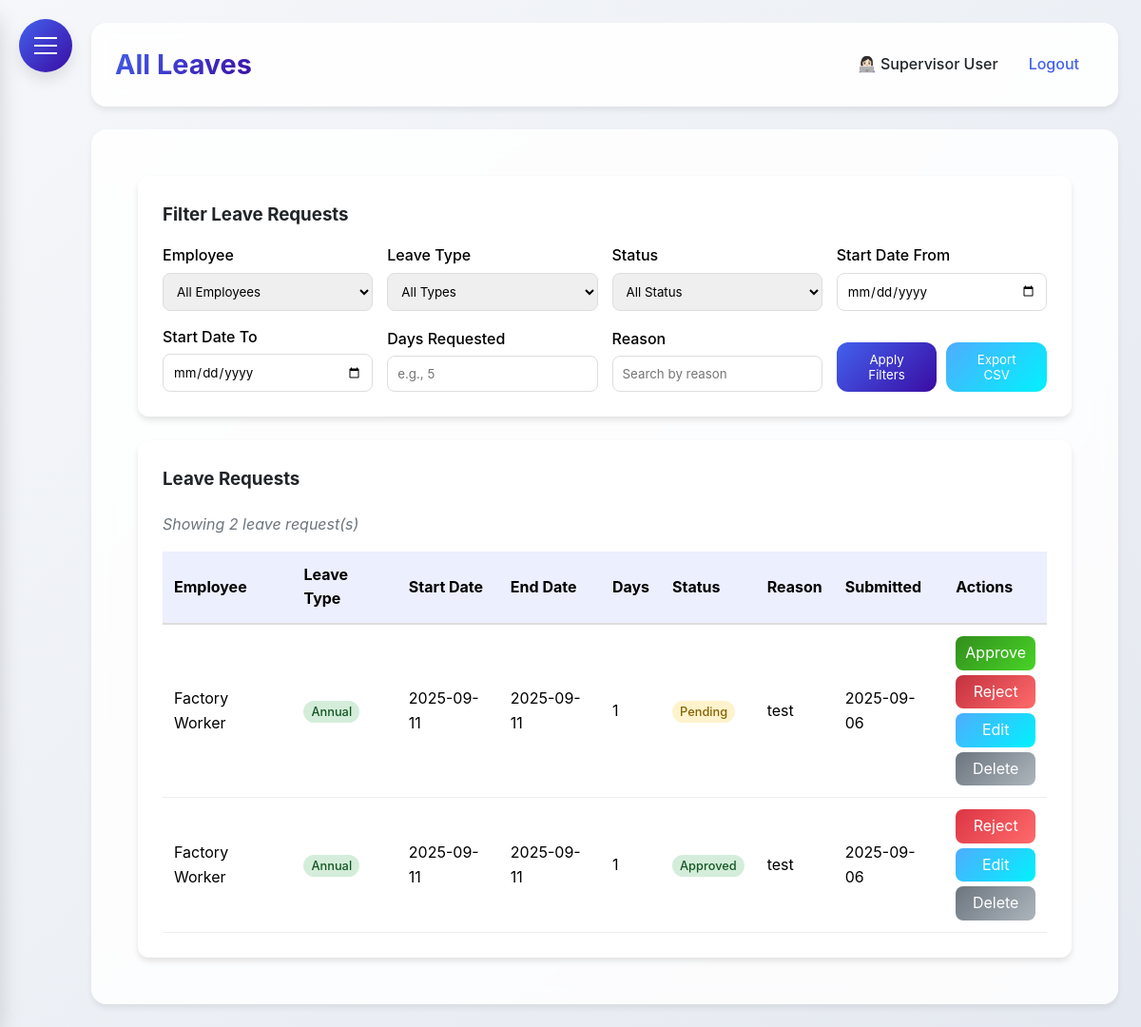
Page /all_leaves (signed in) on the earlier database version.
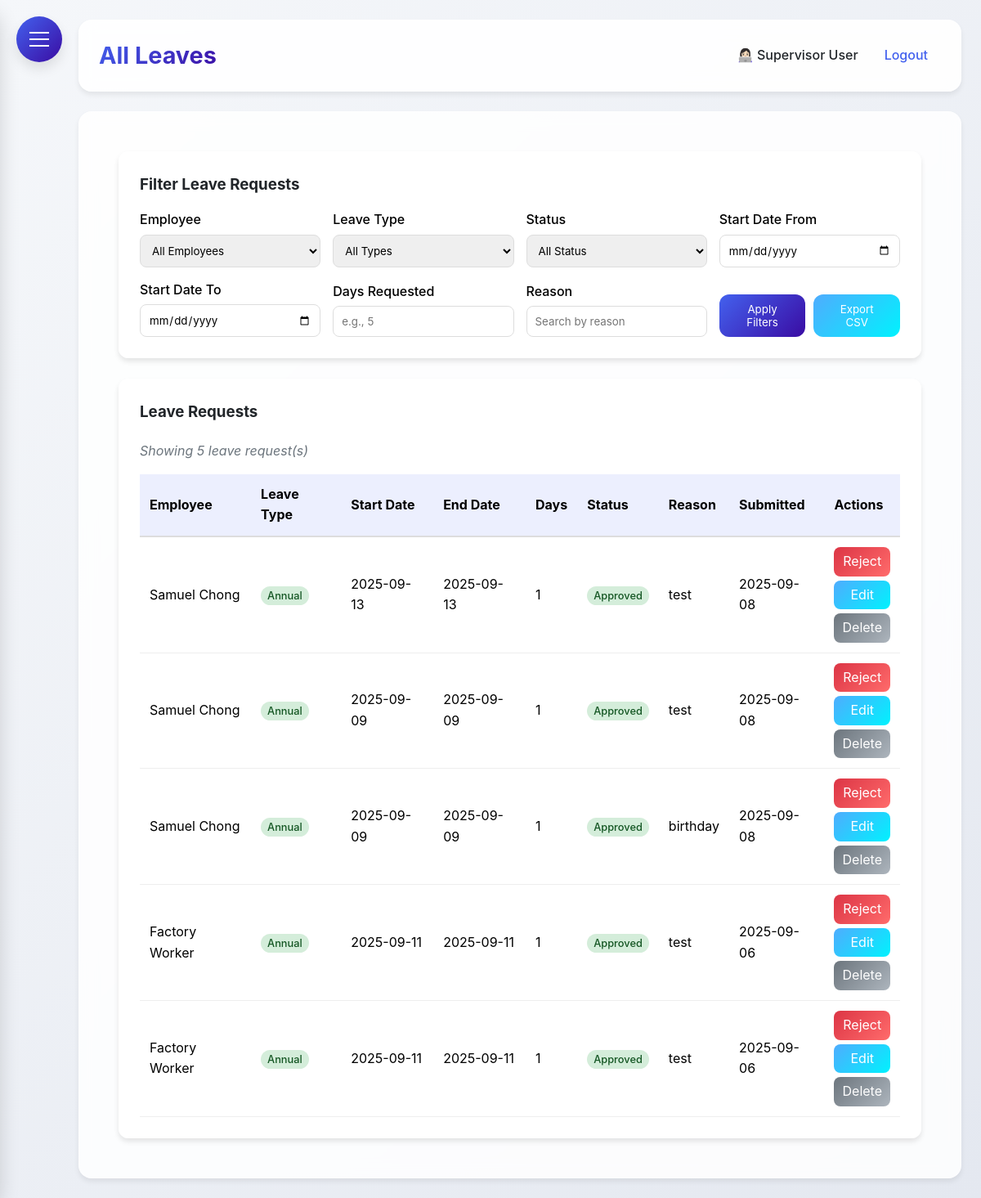
Same page on the later database version.
### HerculesSystem.py (models this page shows, shortened)
class LeaveRequest(db.Model):
    id = db.Column(db.Integer, primary_key=True)
    employee_id = db.Column(db.Integer, db.ForeignKey('employee.id'), nullable=False)
    start_date = db.Column(db.Date, nullable=False)
    end_date = db.Column(db.Date, nullable=False)
    leave_type = db.Column(db.String(50), nullable=False)
    compassionate_type = db.Column(db.String(50))
    reason = db.Column(db.Text)
    attachment_filename = db.Column(db.String(255))
    status = db.Column(db.String(20), default='pending')
    days_requested = db.Column(db.Integer, nullable=False)
    created_at = db.Column(db.DateTime, default=datetime.utcnow)
    approved_at = db.Column(db.DateTime)
    employee = db.relationship('Employee', backref=db.backref('leave_requests', lazy=True))

class Employee(UserMixin, db.Model):
    id = db.Column(db.Integer, primary_key=True)
    username = db.Column(db.String(80), unique=True, nullable=False)
    password = db.Column(db.String(120), nullable=False)
    full_name = db.Column(db.String(120), nullable=False)
    email = db.Column(db.String(120), unique=True, nullable=False)
    nationality = db.Column(db.String(80), nullable=False)  # Added nationality
    employee_id = db.Column(db.String(80), unique=True, nullable=False)  # Added employee ID
    hire_date = db.Column(db.Date)
    is_admin = db.Column(db.Boolean, default=False)
    user_type = db.Column(db.String(20), default='employee')  # admin, supervisor, office, factory
    last_clock_in = db.Column(db.DateTime)
    last_clock_out = db.Column(db.DateTime)
    last_lunch_start = db.Column(db.DateTime)
    last_lunch_end = db.Column(db.DateTime)
    leave_balances = db.relationship('LeaveBalance', backref='employee_balance', lazy=True)

### HerculesSystem.py (the view)
@app.route('/all_leaves')
@login_required
def all_leaves():
    if current_user.user_type not in ['admin', 'supervisor']:
        flash('You do not have permission to view all leaves.', 'danger')
        return redirect(url_for('leaves'))
    print("DEBUG: Entering all_leaves route")  # debugging
    employee_id = request.args.get('employee_id', '')
    leave_type = request.args.get('leave_type', '')
    status = request.args.get('status', '')
    start_date_filter = request.args.get('start_date_filter', '')
    end_date_filter = request.args.get('end_date_filter', '')
    days_requested = request.args.get('days_requested', '')
    reason = request.args.get('reason', '')
    query = LeaveRequest.query.join(Employee, LeaveRequest.employee_id == Employee.id)
    if employee_id:
        query = query.filter(LeaveRequest.employee_id == employee_id)
    if leave_type:
        query = query.filter(LeaveRequest.leave_type == leave_type)
    if status:
        query = query.filter(LeaveRequest.status == status)
    if start_date_filter:
        try:
            start_date = datetime.strptime(start_date_filter, '%Y-%m-%d').date()
            query = query.filter(LeaveRequest.start_date >= start_date)
        except ValueError:
            pass
    if end_date_filter:
        try:
            end_date = datetime.strptime(end_date_filter, '%Y-%m-%d').date()
            query = query.filter(LeaveRequest.start_date <= end_date)
        except ValueError:
            pass
    if days_requested:
        try:
            query = query.filter(LeaveRequest.days_requested == int(days_requested))
        except ValueError:
            pass
    if reason:
        query = query.filter(LeaveRequest.reason.ilike(f'%%{reason}%%'))
    all_requests = query.order_by(LeaveRequest.created_at.desc()).all()
    employees = Employee.query.all()
    return render_template('all_leaves.html', all_requests=all_requests, employees=employees)

### HerculesSystem.py (called while the page is built)
@app.after_request
def add_security_headers(response):
    response.headers['Permissions-Policy'] = 'geolocation=()'
    return response

@login_manager.user_loader
def load_user(user_id):
    return db.session.get(Employee, int(user_id))

@app.context_processor
def inject_now():
    return {'now': datetime.utcnow()}

@app.before_request
def before_request():
    if request.url.startswith('https://'):
        new_url = request.url.replace('https://', 'http://', 1)
        return redirect(new_url, code=301)

### templates/all_leaves.html (shortened to what the changed rows need)
{% extends "base.html" %}
{% block content %}
<div class="dashboard-container">
    <div class="glass" style="padding: 25px; border-radius: 12px;">
        <h3 style="margin-bottom: 20px;">Leave Requests</h3>
        {% if all_requests %}
        <p style="margin-bottom: 15px; font-style: italic; color: #6c757d;">
            Showing {{ all_requests|length }} leave request(s)
        </p>
        <div style="overflow-x: auto;">
            <table style="width: 100%; border-collapse: collapse;">
                <thead>
                    <tr style="background: rgba(67, 97, 238, 0.1);">
                        <th style="padding: 12px; text-align: left; border-bottom: 2px solid #ddd; color: #000000;">Employee</th>
                        <th style="padding: 12px; text-align: left; border-bottom: 2px solid #ddd; color: #000000;">Leave Type</th>
                        <th style="padding: 12px; text-align: left; border-bottom: 2px solid #ddd; color: #000000;">Start Date</th>
                        <th style="padding: 12px; text-align: left; border-bottom: 2px solid #ddd; color: #000000;">End Date</th>
                        <th style="padding: 12px; text-align: left; border-bottom: 2px solid #ddd; color: #000000;">Days</th>
                        <th style="padding: 12px; text-align: left; border-bottom: 2px solid #ddd; color: #000000;">Status</th>
                        <th style="padding: 12px; text-align: left; border-bottom: 2px solid #ddd; color: #000000;">Reason</th>
                        <th style="padding: 12px; text-align: left; border-bottom: 2px solid #ddd; color: #000000;">Submitted</th>
                        <th style="padding: 12px; text-align: left; border-bottom: 2px solid #ddd; color: #000000;">Actions</th>
                    </tr>
                </thead>
                <tbody>
                    {% for request in all_requests %}
                    <tr style="transition: background 0.3s;">
                        <td style="padding: 12px; border-bottom: 1px solid #eee; color: #000000;">{{ request.employee.full_name }}</td>
                        <td style="padding: 12px; border-bottom: 1px solid #eee;">
                            <span style="
                                padding: 4px 8px;
                                border-radius: 12px;
                                font-size: 0.8rem;
                                font-weight: 500;
                                {% if request.leave_type == 'annual' %}background: #d4edda; color: #155724;
                                {% elif request.leave_type == 'medical' %}background: #cce5ff; color: #004085;
                                {% elif request.leave_type == 'maternity' %}background: #fff3cd; color: #856404;
                                {% elif request.leave_type == 'compassionate' %}background: #f8d7da; color: #721c24;
                                {% elif request.leave_type == 'marriage' %}background: #e2e3e5; color: #383d41;
                                {% elif request.leave_type == 'hospitalised' %}background: #d1ecf1; color: #0c5460;
                                {% elif request.leave_type == 'socso_mc' %}background: #d6d8d9; color: #383d41;
                                {% endif %}
                            ">
                                {{ request.leave_type|title }}
                            </span>
                        </td>
                        <td style="padding: 12px; border-bottom: 1px solid #eee; color: #000000;">{{ request.start_date.strftime('%Y-%m-%d') }}</td>
                        <td style="padding: 12px; border-bottom: 1px solid #eee; color: #000000;">{{ request.end_date.strftime('%Y-%m-%d') }}</td>
                        <td style="padding: 12px; border-bottom: 1px solid #eee; color: #000000;">{{ request.days_requested }}</td>
                        <td style="padding: 12px; border-bottom: 1px solid #eee;">
                            <span style="
                                padding: 4px 8px;
                                border-radius: 12px;
                                font-size: 0.8rem;
                                font-weight: 500;
                                {% if request.status == 'approved' %}background: #d4edda; color: #155724;
                                {% elif request.status == 'rejected' %}background: #f8d7da; color: #721c24;
                                {% else %}background: #fff3cd; color: #856404;
                                {% endif %}
                            ">
                                {{ request.status|title }}
                            </span>
                        </td>
                        <td style="padding: 12px; border-bottom: 1px solid #eee; color: #000000;">{{ request.reason|truncate(30) }}</td>
                        <td style="padding: 12px; border-bottom: 1px solid #eee; color: #000000;">{{ request.created_at.strftime('%Y-%m-%d') }}</td>
                        <td style="padding: 12px; border-bottom: 1px solid #eee;">
                            <div style="display: flex; flex-direction: column; gap: 5px;">
                                {% if request.status == 'pending' %}
                                <a href="{{ url_for('approve_leave', request_id=request.id) }}"
                                   style="background: linear-gradient(135deg, #328e1c 0%, #48d427 100%); color: white; padding: 5px 10px; border-radius: 8px; text-decoration: none; text-align: center; transition: transform 0.2s, box-shadow 0.2s;">
                                    Approve
                                </a>
                                <a href="{{ url_for('reject_leave', request_id=request.id) }}"
                                   style="background: linear-gradient(135deg, #c3313f 0%, #ff6b6b 100%); color: white; padding: 5px 10px; border-radius: 8px; text-decoration: none; text-align: center; transition: transform 0.2s, box-shadow 0.2s;">
                                    Reject
                                </a>
                                {% elif request.status == 'approved' %}
                                <a href="{{ url_for('reject_approved_leave', request_id=request.id) }}"
                                   style="background: linear-gradient(135deg, #dc3545 0%, #ff6b6b 100%); color: white; padding: 5px 10px; border-radius: 8px; text-decoration: none; text-align: center; transition: transform 0.2s, box-shadow 0.2s;"
                                   onclick="return confirm('Are you sure you want to reject this approved leave? An email will be sent to the employee.')">
                                    Reject
                                </a>
                                {% endif %}
                                <a href="{{ url_for('admin_edit_leave', request_id=request.id) }}"
                                   style="background: linear-gradient(135deg, #4facfe 0%, #00f2fe 100%); color: white; padding: 5px 10px; border-radius: 8px; text-decoration: none; text-align: center; transition: transform 0.2s, box-shadow 0.2s;">
                                    Edit
                                </a>
                                <a href="{{ url_for('admin_delete_leave', request_id=request.id) }}"
                                   style="background: linear-gradient(135deg, #6c757d 0%, #adb5bd 100%); color: white; padding: 5px 10px; border-radius: 8px; text-decoration: none; text-align: center; transition: transform 0.2s, box-shadow 0.2s;"
                                   onclick="return confirm('Are you sure you want to delete this leave request? This action cannot be undone.')">
                                    Delete
                                </a>
                            </div>
                        </td>
                    </tr>
                    {% endfor %}
                </tbody>
            </table>
        </div>
        {% else %}
        <p style="text-align: center; color: #6c757d; padding: 40px;">No leave requests found.</p>
        {% endif %}
    </div>
</div>
{% endblock %}

Differences in the rows shown:
added LeaveRequest: employee.full_name "Samuel Chong", leave_type "Annual", start_date "2025-09-13", end_date "2025-09-13", days_requested "1", status "Approved", reason "test", created_at "2025-09-08"
added LeaveRequest: employee.full_name "Samuel Chong", leave_type "Annual", start_date "2025-09-09", end_date "2025-09-09", days_requested "1", status "Approved", reason "test", created_at "2025-09-08"
added LeaveRequest: employee.full_name "Samuel Chong", leave_type "Annual", start_date "2025-09-09", end_date "2025-09-09", days_requested "1", status "Approved", reason "birthday", created_at "2025-09-08"
changed LeaveRequest (number 4 of 5 on the later page): status "Pending" → "Approved"; no longer shows "Approve"
Other differences:
{{ all_requests|length }}: "2" → "5"
